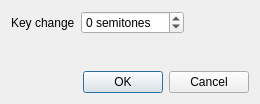
<?xml version="1.0" encoding="UTF-8"?>
<ui version="4.0">
 <class>DlgKeyChange</class>
 <widget class="QDialog" name="DlgKeyChange">
  <property name="geometry">
   <rect>
    <x>0</x>
    <y>0</y>
    <width>260</width>
    <height>104</height>
   </rect>
  </property>
  <property name="windowTitle">
   <string>Dialog</string>
  </property>
  <layout class="QVBoxLayout" name="verticalLayout">
   <item>
    <layout class="QHBoxLayout" name="horizontalLayout">
     <item>
      <widget class="QLabel" name="label">
       <property name="text">
        <string>Key change</string>
       </property>
      </widget>
     </item>
     <item>
      <widget class="QSpinBox" name="spinBoxKey">
       <property name="suffix">
        <string> semitones</string>
       </property>
       <property name="minimum">
        <number>-12</number>
       </property>
       <property name="maximum">
        <number>12</number>
       </property>
      </widget>
     </item>
     <item>
      <spacer name="horizontalSpacer">
       <property name="orientation">
        <enum>Qt::Horizontal</enum>
       </property>
       <property name="sizeHint" stdset="0">
        <size>
         <width>40</width>
         <height>20</height>
        </size>
       </property>
      </spacer>
     </item>
    </layout>
   </item>
   <item>
    <spacer name="verticalSpacer">
     <property name="orientation">
      <enum>Qt::Vertical</enum>
     </property>
     <property name="sizeHint" stdset="0">
      <size>
       <width>20</width>
       <height>40</height>
      </size>
     </property>
    </spacer>
   </item>
   <item>
    <widget class="QDialogButtonBox" name="buttonBox">
     <property name="orientation">
      <enum>Qt::Horizontal</enum>
     </property>
     <property name="standardButtons">
      <set>QDialogButtonBox::Cancel|QDialogButtonBox::Ok</set>
     </property>
    </widget>
   </item>
  </layout>
 </widget>
 <resources/>
 <connections>
  <connection>
   <sender>buttonBox</sender>
   <signal>accepted()</signal>
   <receiver>DlgKeyChange</receiver>
   <slot>accept()</slot>
   <hints>
    <hint type="sourcelabel">
     <x>248</x>
     <y>254</y>
    </hint>
    <hint type="destinationlabel">
     <x>157</x>
     <y>274</y>
    </hint>
   </hints>
  </connection>
  <connection>
   <sender>buttonBox</sender>
   <signal>rejected()</signal>
   <receiver>DlgKeyChange</receiver>
   <slot>reject()</slot>
   <hints>
    <hint type="sourcelabel">
     <x>316</x>
     <y>260</y>
    </hint>
    <hint type="destinationlabel">
     <x>286</x>
     <y>274</y>
    </hint>
   </hints>
  </connection>
 </connections>
</ui>
